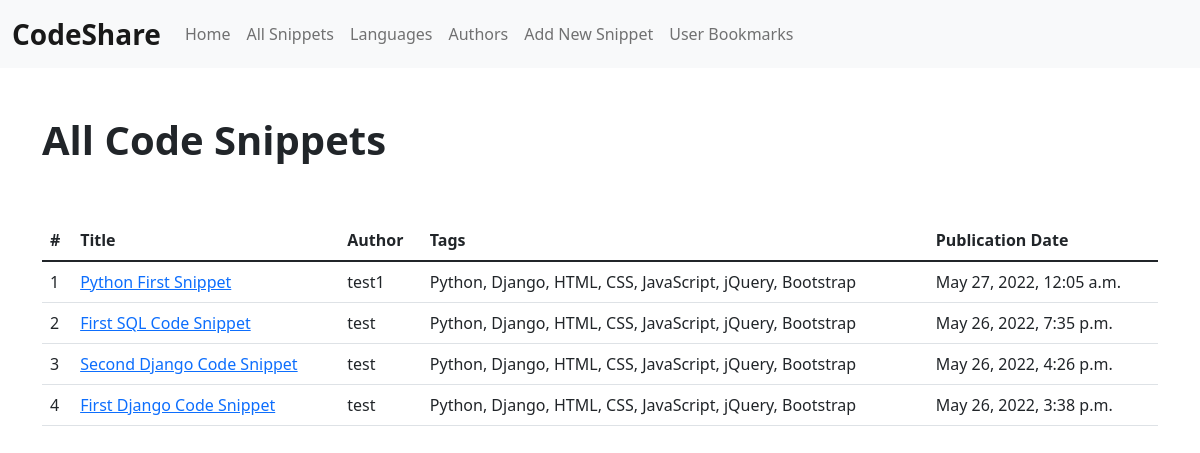
The app's page /all-snippets/ with its own data.
### cab/models.py (models this page shows, shortened)
class Snippet(models.Model):
    title = models.CharField(max_length=255)
    language = models.ForeignKey(Language, on_delete=models.CASCADE , help_text= _("A foreign key pointing at the Language the snippet is written in"))
    author = models.ForeignKey(User, on_delete=models.CASCADE, help_text = _("A foreign key to Django’s User model to represent the snippet’s author."))
    description = models.TextField()
    description_html = models.TextField(editable=False)
    code = models.TextField(help_text=_("The actual code"))
    highlighted_code = models.TextField(editable=False, help_text=_("Syntax-highlighted HTML version separate from the original code"))
    tags = TagField( help_text=_("A list of tags"))
    pub_date = models.DateTimeField(editable=False, help_text=_("The date and time when the snippet was first posted"))
    updated_date = models.DateTimeField(editable=False, help_text=_("The date and time when it was last updated"))
    class Meta:
        ordering = ['-pub_date']
    objects = models.Manager()
    score_objects = managers.SnippetManager()

### cab/views.py (the view)
# urls.py: path('all-snippets/', views.SnippetLists, name="cab_snippet_list"),
def SnippetLists(request):
    template_name = 'cab/snippet_list.html'
    snippets = Snippet.objects.all()
    context = {
        "snippets": snippets
    }
    return render(request, template_name, context)

### cab/templates/cab/snippet_list.html
{% extends 'base.html' %}
{% block content %}
    <div class="container my-5">
        <div class="row">
            <div class="col-12">
                <h1 class="fs-1 fw-bolder">
                    All Code Snippets
                </h1>
            </div>
        </div>
        <div class="row justify-content-center my-5">
            <div class="col-12 ">
                <table class="table">
                    <thead>
                      <tr>
                        <th scope="col">#</th>
                        <th scope="col">Title</th>
                        <th scope="col">Author</th>
                        <th scope="col">Tags</th>
                        <th scope="col">Publication Date</th>
                      </tr>
                    </thead>
                    <tbody>
                        {% for snippet in snippets  %}
                            <tr>
                                <td>{{ forloop.counter }}</td>
                                <td><a href="{% url 'cab_snippet_detail' snippet.id %}">{{ snippet.title }}</a></td>
                                <td>{{ snippet.author }}</td>
                                <td>{{ snippet.tags }}</td>
                                <td>{{ snippet.pub_date }}</td>
                            </tr>
                        {% endfor %}
                    </tbody>
                  </table>
            </div>
        </div>
    </div>
{% endblock %}

### records on screen
Snippet: title "Python First Snippet", author "test1", tags "Python, Django, HTML, CSS, JavaScript, jQuery, Bootstrap", pub_date "May 27, 2022, 12:05 a.m."
Snippet: title "First SQL Code Snippet", author "test", tags "Python, Django, HTML, CSS, JavaScript, jQuery, Bootstrap", pub_date "May 26, 2022, 7:35 p.m."
Snippet: title "Second Django Code Snippet", author "test", tags "Python, Django, HTML, CSS, JavaScript, jQuery, Bootstrap", pub_date "May 26, 2022, 4:26 p.m."
Snippet: title "First Django Code Snippet", author "test", tags "Python, Django, HTML, CSS, JavaScript, jQuery, Bootstrap", pub_date "May 26, 2022, 3:38 p.m."
